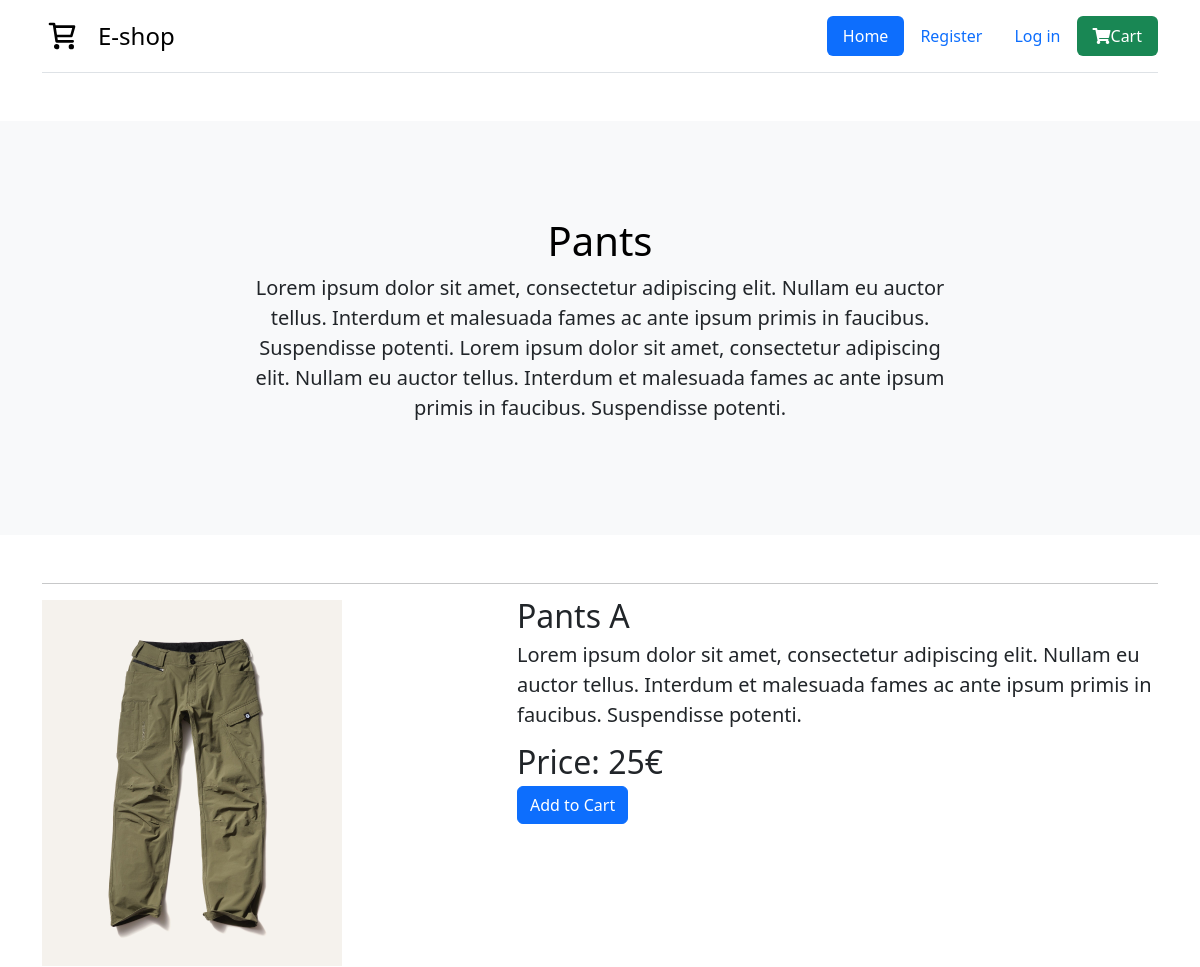
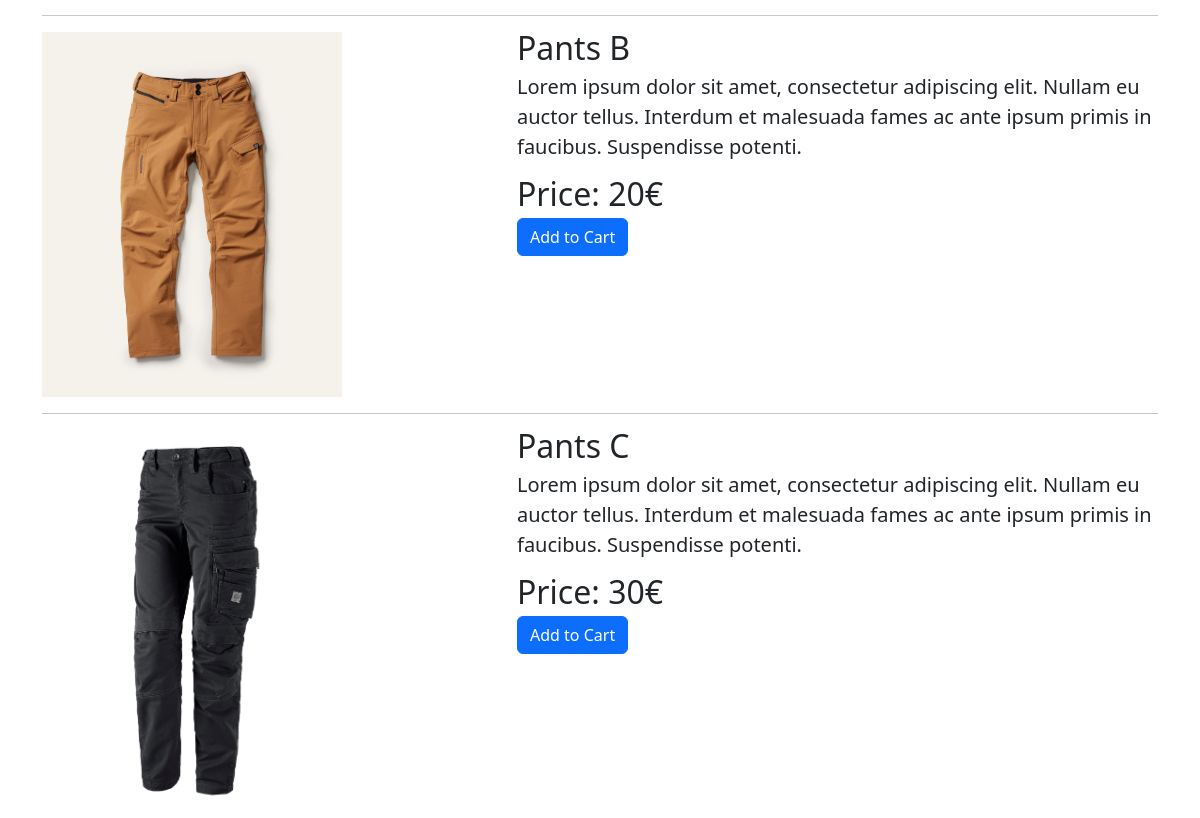
Screenshot of /pants with the database file from the repository (2 pictures, top to bottom).
### main.py (models this page shows)
class Product(db.Model):
    __tablename__ = "products"
    id: Mapped[int] = mapped_column(primary_key=True, nullable=False)
    name: Mapped[str] = mapped_column(String(30), nullable=False)
    description: Mapped[str] = mapped_column(String(250), nullable=False)
    image: Mapped[str] = mapped_column(String(500), nullable=False)
    price: Mapped[int] = mapped_column(Integer, nullable=False)
    type: Mapped[str] = mapped_column(String(30), nullable=False)

### main.py (the view)
@app.route("/pants")
def pants():
    number_of_items_in_cart = count_items_in_cart()
    pants_products = db.session.execute(db.select(Product).where(Product.type == "pants")).scalars().all()
    return render_template("pants.html", products=pants_products, items_count=number_of_items_in_cart)

### main.py (called while the page is built)
def count_items_in_cart():
    cart_list = session.get('cart', [])
    number_of_items = 0
    if cart_list:
        for item in cart_list:
            number_of_items += item["quantity"]
    return number_of_items

### templates/pants.html (shortened to what this page needs)
{% extends "base.html" %}
{% block content %}
<div class="my-5">
  <div class="p-5 text-center bg-body-tertiary">
    <div class="container py-5">
      <h1 class="text-body-emphasis">Pants</h1>
      <p class="col-lg-8 mx-auto lead">
        Lorem ipsum dolor sit amet, consectetur adipiscing elit. Nullam eu auctor tellus. Interdum et malesuada fames ac ante ipsum primis in faucibus. Suspendisse potenti. Lorem ipsum dolor sit amet, consectetur adipiscing elit. Nullam eu auctor tellus. Interdum et malesuada fames ac ante ipsum primis in faucibus. Suspendisse potenti.
      </p>
    </div>
  </div>
</div>
<div class="container marketing">
    {% for product in products %}
        <hr class="featurette-divider">
        <div class="row featurette">
            <div class="col-md-7 order-md-2">
                <div class="d-flex align-items-center">
                    <h2 class="featurette-heading fw-normal lh-1 me-2">{{ product.name }}</h2>
                </div>
                <p class="lead">{{ product.description }}</p>
                <h2 class="featurette-heading fw-normal lh-1">Price: {{ product.price }}€</h2>
                <button class="btn btn-primary add-to-cart" data-product-id="{{ product.id }}">Add to Cart</button>
            </div>
            <div class="col-md-5 order-md-1">
                <img
                    src="{{ product.image }}"
                    alt="Description of the image"
                    class="featurette-image img-fluid mx-auto"
                    width="300"
                    height="300">
            </div>
        </div>
    {% endfor %}
</div>
{% endblock %}

### rows the page displays
Product: name "Pants A", description "Lorem ipsum dolor sit amet, consectetur adipiscing elit. Nullam eu auctor tellus. Interdum et malesuada fames ac ante ipsum primis in faucibus. Suspendisse potenti.", price "25", image (picture)
Product: name "Pants B", description "Lorem ipsum dolor sit amet, consectetur adipiscing elit. Nullam eu auctor tellus. Interdum et malesuada fames ac ante ipsum primis in faucibus. Suspendisse potenti.", price "20", image (picture)
Product: name "Pants C", description "Lorem ipsum dolor sit amet, consectetur adipiscing elit. Nullam eu auctor tellus. Interdum et malesuada fames ac ante ipsum primis in faucibus. Suspendisse potenti.", price "30", image (picture)
